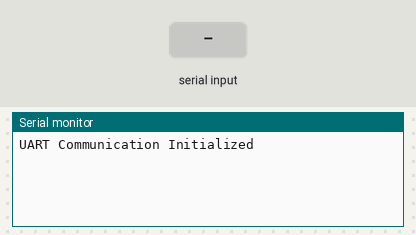
Simulated run of this sketch. Board: Arduino Uno, built with avr-gcc and run on an emulated ATmega328P. Shown: the last lines printed to the serial monitor. Inputs (shaded band) come from the test bench.

Above: at 1.2 s.
1.3 s: "a" received over Serial
At 2.5 s:
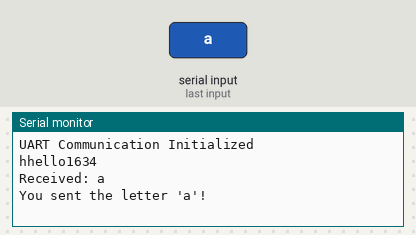
3.5 s: "1" received over Serial
At 5.2 s:
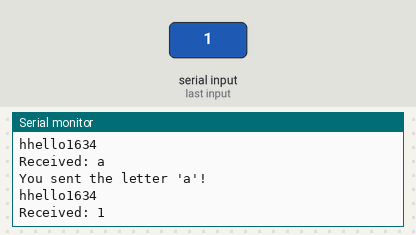

The sketch:

uno_UART.ino
```cpp
void setup() {
  // Initialize the UART communication at 9600 baud rate
  Serial.begin(115200);
  while (!Serial) {
    // Wait for the serial port to connect. Needed for native USB port only.
  }

  Serial.println("UART Communication Initialized");
}

void loop() {
  // Check if there is incoming data from the UART
  if (Serial.available() > 0) {
    // Read the incoming data
    char receivedChar = Serial.read();

    // Echo the received data back to the sender
    Serial.print("Received: ");
    Serial.println(receivedChar);

    // Perform additional processing if needed
    if (receivedChar == 'a') {
      Serial.println("You sent the letter 'a'!");
    }
  }

  // Send data to the UART every 2 seconds (optional)
  delay(2000);
  Serial.println("hhello1634");
}
```

Measured:
- after the input at 1.3 s, the serial monitor: prints a new line after 0.70 s (image 1)
- after the input at 3.5 s, the serial monitor: prints a new line after 0.50 s (image 2)
